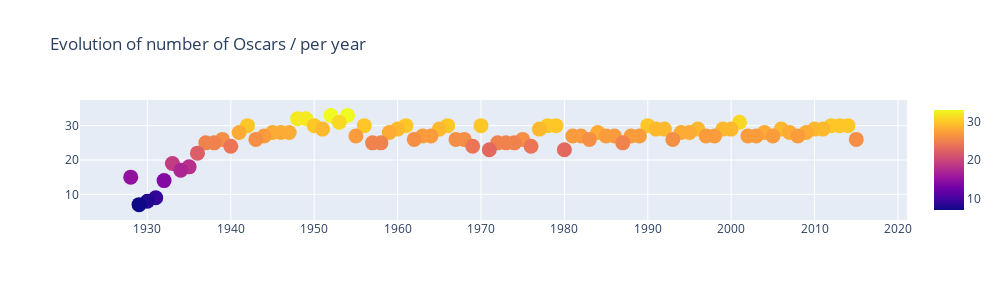

Notebook cell for this chart:
### Markdown cell above
### how many oscars are given every year

### Code cell
# how many oscars for each year
#based on winner each year

df_winners = df[(df['Winner'] == 1)]
years = df_winners['Year_ceremony'].value_counts()
oscars_plot = go.Scatter(
    x = years.index,
    y = years.values,    
    mode='markers',
    marker=dict(
        size=15,
        color = years.values, 
        colorscale='plasma',
        showscale=True
    )
)
plotly.offline.iplot({
    "data": [oscars_plot],
    "layout": go.Layout(title="Evolution of number of Oscars / per year "
                           ,width=1000,height=300,)
})

### Figure 1 — Plotly figure (JSON) as saved in the notebook; plotly's stock layout.template omitted (floating-point values rounded to 4 significant figures)
{"data": [{"marker": {"color": [33, 33, 32, 32, 31, 31, 30, 30, 30, 30, 30, 30, 30, 30, 30, 30, 30, 30, 29, 29, 29, 29, 29, 29, 29, 29, 29, 29, 29, 29, 28, 28, 28, 28, 28, 28, 28, 28, 28, 28, 28, 27, 27, 27, 27, 27, 27, 27, 27, 27, 27, 27, 27, 27, 27, 27, 27, 26, 26, 26, 26, 26, 26, 26, 26, 26, 25, 25, 25, 25, 25, 25, 25, 25, 24, 24, 24, 23, 23, 22, 19, 18, 17, 15, 14, 9, 8, 7], "colorscale": [[0, "#0d0887"], [0.1111, "#46039f"], [0.2222, "#7201a8"], [0.3333, "#9c179e"], [0.4444, "#bd3786"], [0.5556, "#d8576b"], [0.6667, "#ed7953"], [0.7778, "#fb9f3a"], [0.8889, "#fdca26"], [1, "#f0f921"]], "showscale": true, "size": 15}, "mode": "markers", "type": "scatter", "x": [1954, 1952, 1948, 1949, 2001, 1953, 2014, 1970, 1950, 1961, 1979, 1966, 1978, 1942, 2013, 2012, 1990, 1956, 1965, 1951, 2010, 2006, 2000, 1996, 1992, 1960, 1991, 2011, 1977, 1999, 2007, 1941, 1995, 2004, 1959, 1984, 1994, 1945, 1947, 2009, 1946, 2008, 1998, 2005, 2002, 2003, 1988, 1963, 1997, 1982, 1989, 1944, 1964, 1985, 1981, 1955, 1986, 1968, 1962, 2015, 1943, 1993, 1983, 1975, 1967, 1939, 1957, 1987, 1973, 1958, 1938, 1937, 1972, 1974, 1976, 1940, 1969, 1980, 1971, 1936, 1933, 1935, 1934, 1928, 1932, 1931, 1930, 1929], "y": [33, 33, 32, 32, 31, 31, 30, 30, 30, 30, 30, 30, 30, 30, 30, 30, 30, 30, 29, 29, 29, 29, 29, 29, 29, 29, 29, 29, 29, 29, 28, 28, 28, 28, 28, 28, 28, 28, 28, 28, 28, 27, 27, 27, 27, 27, 27, 27, 27, 27, 27, 27, 27, 27, 27, 27, 27, 26, 26, 26, 26, 26, 26, 26, 26, 26, 25, 25, 25, 25, 25, 25, 25, 25, 24, 24, 24, 23, 23, 22, 19, 18, 17, 15, 14, 9, 8, 7]}], "layout": {"height": 300, "title": {"text": "Evolution of number of Oscars / per year "}, "width": 1000}}
